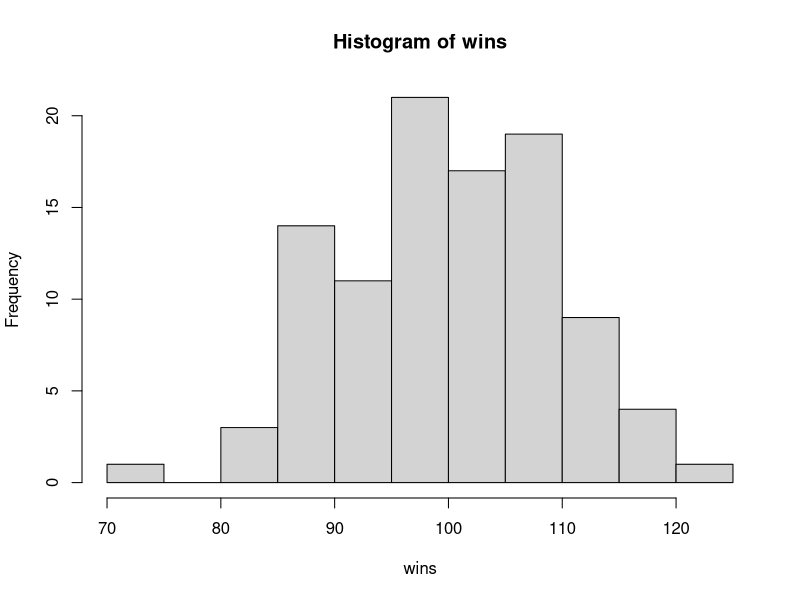
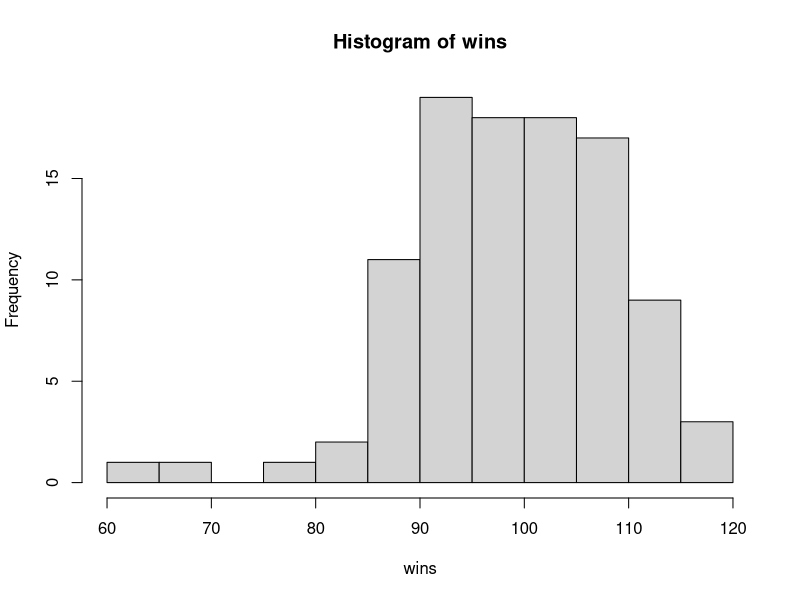
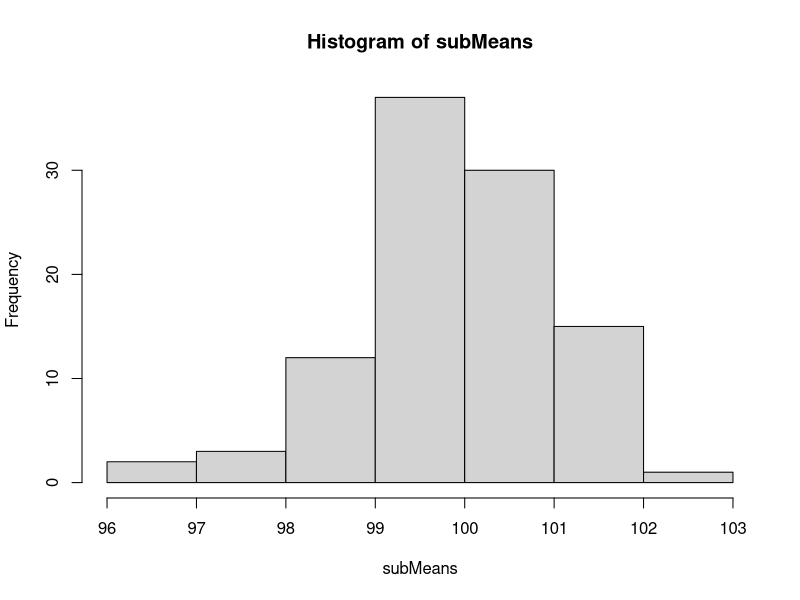
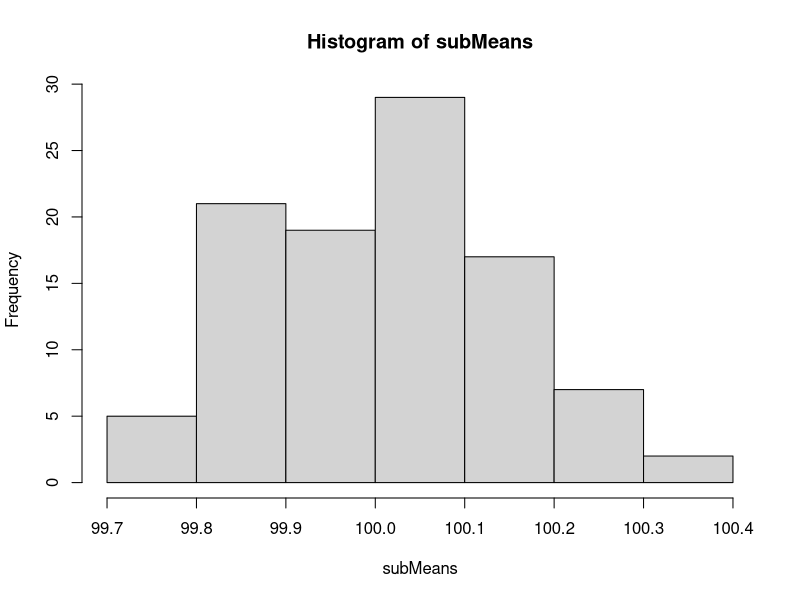
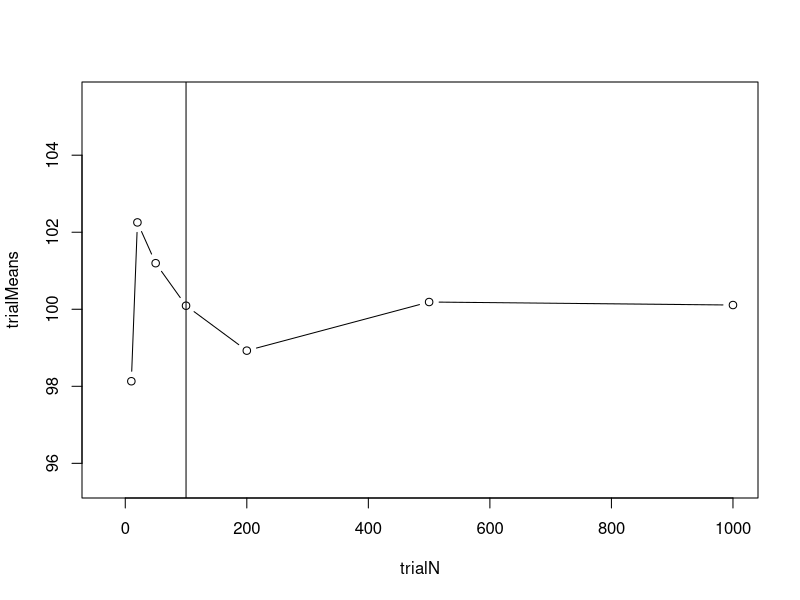

R code for these plots, in order:
#### Playing with distributions in R ####
# The goal of this is to get comfortable with seeing your measure as a random variable with a distribution
# To learn about sampling 
# To test the central limit theorem

# You're running a study on gambling and addiction. You've built a fake slot machine for mturk that randomly generates wins
# Every time you play your randomly win 70-130 cents. 
# This random variable is normally distributed with a built in mean win of 100 and an stdev of 10

# Each participant completes 100 trials of the task. 


#### 1.  Generate data for one subject who completed 100 trials of this task. 
# Understanding check: how many data points in this sample? What should their mean win be across trials? 
wins <- rnorm(100, mean = 100, sd =10)

# plot their winnings on a histogram
hist(wins)

# Get the mean winning for their trial
# Understanding check: What do you expect the mean to be.
mean(wins)


# Understanding check: What happens if you run the random win generator again
wins <- rnorm(100, mean = 100, sd =10)
hist(wins)
mean(wins)
#### Central limit tests ####
#### 2. Generate data for 100 subjects that participate in this task. Each participant plays the slot machine 100 times (100 trials) ####
subMeans <- array(dim = 100) #create an empty vector we will fill with means for each subject

for (sub in 1:100){
 # generate a distribution
  wins <- rnorm(100, mean = 100, sd = 10)
 # get the mean + store the mean
  subMeans[sub] <- mean(wins)

}
# Plot the distribution of the mean winnings across subjects 
# Understanding check: How many datapoints are you plotting? 

hist(subMeans)
mean(subMeans)


#### 3. What happens to the distribution if we look at : ####

# a) 20 subjects 


# b) 5 subjects

# c) 20,000 subjects


#### 4. Your subjects are getting so bored doing 100 trials. ####
# You decide to  sample another 100 subjects but only have them play the slot machine 5 times each
subMeans <- array(dim = 100) #create an empty vector we will fill with means for each subject

for (sub in 1:100){
  # generate a distribution
  wins <- rnorm(5000, mean = 100, sd = 10)
  # get the mean + store the mean
  subMeans[sub] <- mean(wins)
}

# what happens to the variance?
hist(subMeans)

# what happens to the mean?


#### 5. what happens if each subject plays the slot machine 5000 times ####


#### 6. For one subject, record their mean wins  for 10, 20, 50, 100, 200, 500, 1000 trials
trialN <- c(10,20,50,100,200,500,1000)
trialMeans <- array(dim = length(trialN))

for(i in 1:length(trialN)){
  trialMeans[i] <- mean(rnorm(trialN[i], mean = 100, sd = 10))
}



plot(trialN, trialMeans, xlim=c(-30, 1000), ylim =c(95.5, 105.5), type = 'b')
abline(v=100)


sum <- 0
for(trials in trialN) {
  print(paste("trials", trials))
  sum <- sum + trials
  print(paste("sum = ", sum))
}